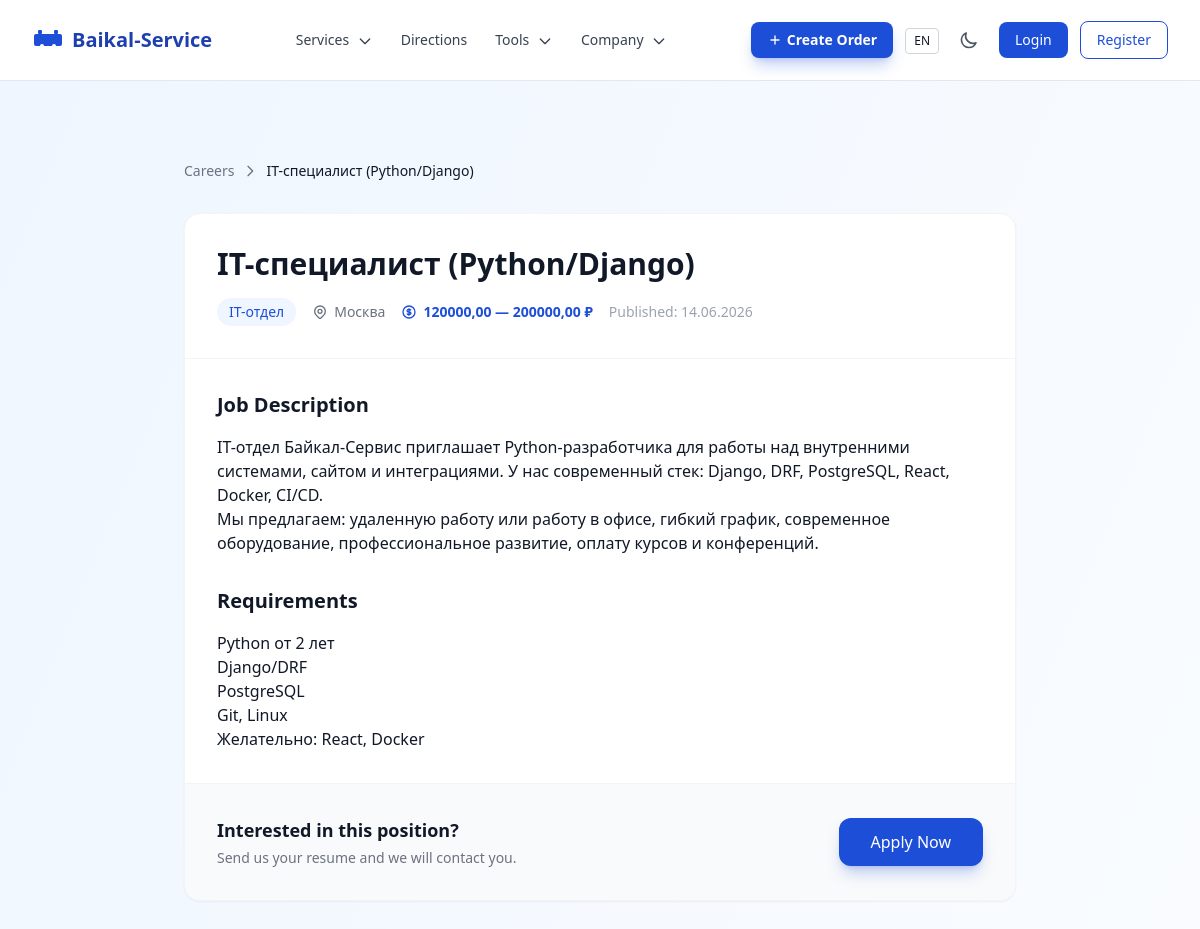
The app's page /ru/careers/it-specialist/ with its own data.
### apps/core/models.py (models this page shows, shortened)
class Vacancy(models.Model):
    title = models.CharField(max_length=255, verbose_name=_('Title'))
    title_en = models.CharField(max_length=255, blank=True, verbose_name=_('Title (EN)'))
    slug = models.SlugField(unique=True, verbose_name=_('Slug'))
    department = models.CharField(max_length=255, verbose_name=_('Department'))
    city = models.ForeignKey('geo.City', on_delete=models.SET_NULL, null=True, verbose_name=_('City'))
    short_description = models.TextField(verbose_name=_('Short description'))
    full_description = models.TextField(verbose_name=_('Full description'))
    requirements = models.TextField(verbose_name=_('Requirements'))
    salary_from = models.DecimalField(max_digits=10, decimal_places=2, null=True, blank=True, verbose_name=_('Salary from'))
    salary_to = models.DecimalField(max_digits=10, decimal_places=2, null=True, blank=True, verbose_name=_('Salary to'))
    is_active = models.BooleanField(default=True, verbose_name=_('Active'))
    published_at = models.DateTimeField(auto_now_add=True, verbose_name=_('Published at'))
    class Meta:
        verbose_name = _('Vacancy')
        verbose_name_plural = _('Vacancies')
        ordering = ['-published_at']

### apps/geo/models.py (models this page shows, shortened)
class City(models.Model):
    name = models.CharField(max_length=255, unique=True, verbose_name=_('Name'))
    name_en = models.CharField(max_length=255, blank=True, verbose_name=_('Name (EN)'))
    region = models.CharField(max_length=255, blank=True, verbose_name=_('Region'))
    region_en = models.CharField(max_length=255, blank=True, verbose_name=_('Region (EN)'))
    latitude = models.FloatField(verbose_name=_('Latitude'))
    longitude = models.FloatField(verbose_name=_('Longitude'))
    is_active = models.BooleanField(default=True, verbose_name=_('Active'))
    timezone = models.CharField(max_length=50, blank=True, verbose_name=_('Timezone'))
    country = models.CharField(max_length=100, default='RU', verbose_name=_('Country'))
    class Meta:
        verbose_name = _('City')
        verbose_name_plural = _('Cities')
        ordering = ['name']
    def get_localized_name(self, language='ru'):
        if language == 'en' and self.name_en:
            return self.name_en
        return self.name

### apps/core/views.py (the view)
# urls.py: path('careers/<slug:slug>/', views.VacancyDetailView.as_view(), name='vacancy_detail'),
class VacancyDetailView(DetailView):
    model = Vacancy
    template_name = 'pages/core/vacancy_detail.html'
    context_object_name = 'vacancy'

### apps/core/context_processors.py (called while the page is built)
def site_settings(request):
    return {
        'SITE_NAME': 'Baikal-Service',
        'SITE_DESCRIPTION': 'Logistics and cargo transportation across Russia and CIS',
        'theme': getattr(request, 'theme', 'light'),
        'DEBUG': settings.DEBUG,
    }

### apps/core/templatetags/i18n_extras.py (called while the page is built)
@register.filter
def localized(obj, language=None):
    if language is None:
        language = translation.get_language()
    lang_code = language[:2] if language else 'ru'
    if hasattr(obj, 'get_localized_name'):
        return obj.get_localized_name(lang_code)
    if lang_code == 'en':
        if hasattr(obj, 'name_en') and obj.name_en:
            return obj.name_en
        if hasattr(obj, 'title_en') and obj.title_en:
            return obj.title_en
    if hasattr(obj, 'name'):
        return obj.name
    if hasattr(obj, 'title'):
        return obj.title
    return str(obj)

@register.filter
def localized_field(obj, field_name):
    language = translation.get_language()
    lang_code = language[:2] if language else 'ru'
    if lang_code == 'en':
        en_field = f'{field_name}_en'
        if hasattr(obj, en_field):
            value = getattr(obj, en_field)
            if value:
                return value
    return getattr(obj, field_name, '')

### templates/pages/core/vacancy_detail.html (shortened to what this page needs)
{% extends 'base.html' %}{% load i18n static i18n_extras %}
{% block content %}
<div class="bg-gradient-to-br from-baikal-50 to-white dark:from-gray-900 dark:to-gray-800 min-h-screen">
  <div class="max-w-4xl mx-auto px-4 sm:px-6 lg:px-8 py-12 lg:py-20">
    <nav class="flex items-center gap-2 text-sm text-gray-500 dark:text-gray-400 mb-8">
      <a href="{% url 'core:vacancies' %}" class="hover:text-baikal-600 dark:hover:text-baikal-400 transition-colors">{% translate 'Careers' %}</a>
      <svg class="w-4 h-4" fill="none" stroke="currentColor" viewBox="0 0 24 24"><path stroke-linecap="round" stroke-linejoin="round" stroke-width="2" d="M9 5l7 7-7 7"/></svg>
      <span class="text-gray-900 dark:text-white">{{ vacancy|localized }}</span>
    </nav>
    <div class="bg-white dark:bg-gray-800 rounded-2xl shadow-sm border border-gray-100 dark:border-gray-700 overflow-hidden">
      <div class="p-6 sm:p-8 border-b border-gray-100 dark:border-gray-700">
        <h1 class="text-2xl lg:text-3xl font-bold text-gray-900 dark:text-white mb-4">{{ vacancy|localized }}</h1>
        <div class="flex flex-wrap items-center gap-4 text-sm">
          <span class="inline-flex items-center gap-1.5 px-3 py-1 bg-baikal-50 dark:bg-baikal-900/30 text-baikal-600 dark:text-baikal-400 rounded-full font-medium">{{ vacancy.department }}</span>
          {% if vacancy.city %}
          <span class="inline-flex items-center gap-1.5 text-gray-500 dark:text-gray-400">
            {{ vacancy.city|localized }}
          </span>
          {% endif %}
          {% if vacancy.salary_from or vacancy.salary_to %}
          <span class="inline-flex items-center gap-1.5 text-baikal-600 dark:text-baikal-400 font-semibold">
            {% if vacancy.salary_from and vacancy.salary_to %}{{ vacancy.salary_from }} — {{ vacancy.salary_to }} ₽{% elif vacancy.salary_from %}{% translate 'from' %} {{ vacancy.salary_from }} ₽{% else %}{% translate 'up to' %} {{ vacancy.salary_to }} ₽{% endif %}
          </span>
          {% endif %}
          <span class="text-gray-400 dark:text-gray-500">{% translate 'Published' %}: {{ vacancy.published_at|date:"d.m.Y" }}</span>
        </div>
      </div>
      <div class="p-6 sm:p-8 space-y-8">
        <div>
          <h2 class="text-xl font-semibold text-gray-900 dark:text-white mb-4">{% translate 'Job Description' %}</h2>
          <div class="prose prose-gray dark:prose-invert max-w-none">{{ vacancy.full_description|safe }}</div>
        </div>
        {% if vacancy.requirements %}
        <div>
          <h2 class="text-xl font-semibold text-gray-900 dark:text-white mb-4">{% translate 'Requirements' %}</h2>
          <div class="prose prose-gray dark:prose-invert max-w-none">{{ vacancy.requirements|safe }}</div>
        </div>
        {% endif %}
      </div>
      <div class="p-6 sm:p-8 bg-gray-50 dark:bg-gray-900/50 border-t border-gray-100 dark:border-gray-700">
        <div class="flex flex-col sm:flex-row items-start sm:items-center justify-between gap-4">
          <div>
            <h3 class="text-lg font-semibold text-gray-900 dark:text-white">{% translate 'Interested in this position?' %}</h3>
            <p class="text-sm text-gray-500 dark:text-gray-400 mt-1">{% translate 'Send us your resume and we will contact you.' %}</p>
          </div>
          <button @click="document.getElementById('applyModal').classList.remove('hidden')" class="px-8 py-3 bg-baikal-600 hover:bg-baikal-700 text-white font-medium rounded-xl transition-colors shadow-lg shadow-baikal-600/25 whitespace-nowrap">
            {% translate 'Apply Now' %}
          </button>
        </div>
      </div>
    </div>
  </div>
</div>
{% endblock %}

### static/css/styles.css (style rules this page uses)
html { line-height: 1.5; -webkit-text-size-adjust: 100%; -moz-tab-size: 4; tab-size: 4; font-family: 'Inter', ui-sans-serif, system-ui, sans-serif; font-feature-settings: normal; font-variation-settings: normal; -webkit-tap-highlight-color: transparent; }
body { margin: 0; line-height: inherit; }
a { color: inherit; text-decoration: inherit; }

### records on screen
Vacancy: title "IT-специалист (Python/Django)", department "IT-отдел", city "Москва", salary_from "120000,00", salary_to "200000,00", published_at "14.06.2026", full_description "IT-отдел Байкал-Сервис приглашает Python-разработчика для работы над внутренними системами, сайтом и интеграциями. У нас современный стек: Django, DRF, PostgreSQL, React, Docker, CI/CD. Мы предлагаем: удаленную работу или работу в офисе, гибкий график, современное оборудование, профессиональное развитие, оплату курсов и конференций.", requirements "Python от 2 лет Django/DRF PostgreSQL Git, Linux Желательно: React, Docker"

### other values on screen
{{ lang_code }} "EN"
